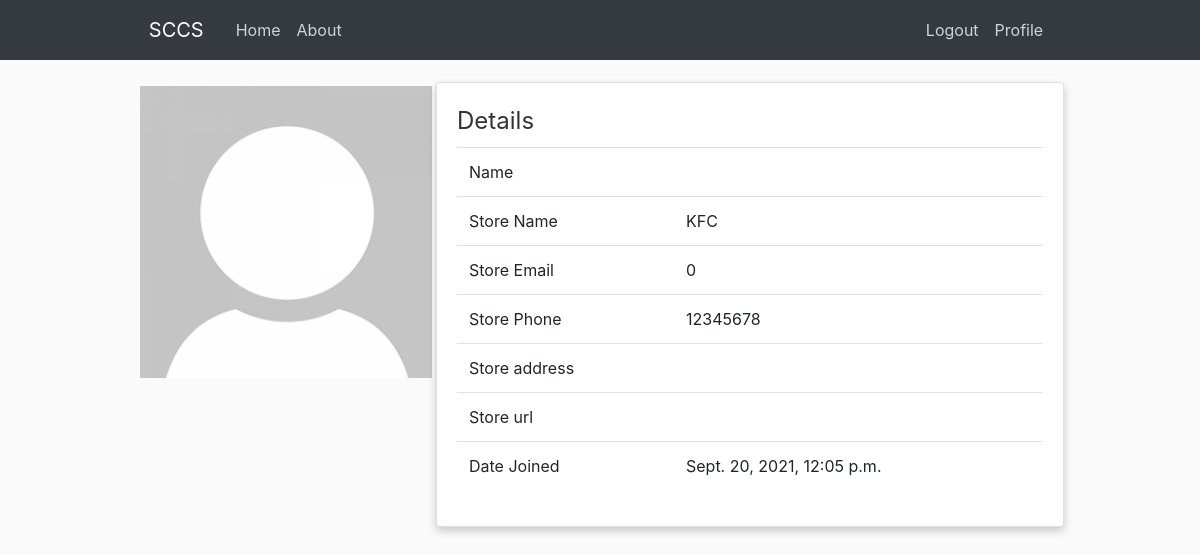
The app's page /uiweb/profile/ (signed in), older data.
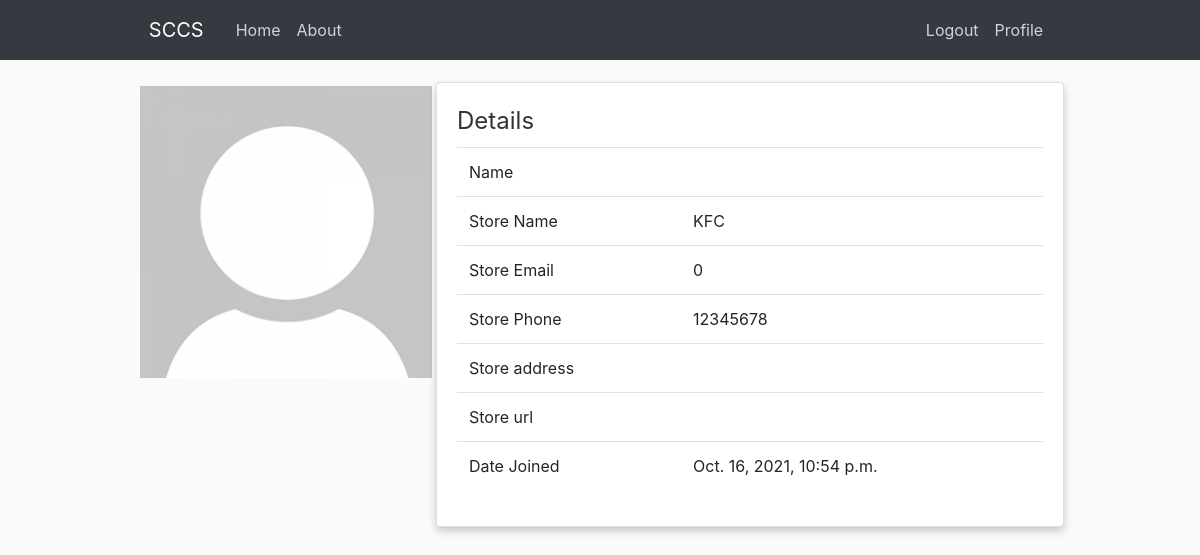
The same page, newer data.
### apidatabase/models.py (models this page shows, shortened)
class Store(models.Model):
    store_id  =  models.AutoField(primary_key=True)
    store_name = models.TextField(max_length=50)
    store_phone =  models.TextField(max_length=12, unique= True,default='0')
    password = models.CharField(max_length=30)
    store_capacity = models.PositiveIntegerField(default = 0)
    store_current_count = models.PositiveIntegerField(default = 0)
    store_url = models.URLField(max_length = 200)
    store_average_waiting_time_for_person = models.IntegerField(default=0)
    store_current_count = models.PositiveIntegerField(default = 0)
    slug = models.SlugField(unique=True)
    owner_first_name = models.CharField(max_length=30)
    owner_last_name = models.CharField(max_length=30)
    email = models.EmailField(max_length=100,default='0')
    store_address = models.CharField(max_length=100)
    registration_date = models.DateTimeField(auto_now_add=True)
    thermal_task_queue = models.IntegerField(default=0)
    thermal_state = models.IntegerField(default=0) # 0: wait, 1:pass, -1:fail
    vaccination_card = models.TextField() # store the card image in the form of json text
    class Meta:
        verbose_name_plural = 'stores'

### uiweb/views.py (the view)
# urls.py: path('profile/', views.profile, name = 'Profile'),
def profile(request):
    if 'user_id' in request.session:
        user_name = get_user(request)
        firstname = user_name.owner_first_name + "'s profile"
        name = user_name.owner_first_name + " " + user_name.owner_last_name
        store_name = user_name.store_name
        email = user_name.email
        phone = user_name.store_phone
        address = user_name.store_address
        url = user_name.store_url
        date_joined = user_name.registration_date
        context = {'name':name, 'store_name':store_name,'email':email,'phone':phone,'address':address,'url' : url, 'date_joined':date_joined}
    return render(request, 'uiweb/profile.html', {'context':context})

### uiweb/views.py (called while the page is built)
def get_user(request):
    user = Store.objects.get(store_id=request.session['user_id'])
    return user

### uiweb/templates/uiweb/profile.html (shortened to what this page needs)
{% load static%}
<!doctype html>
<html lang="en">
<head>
    <link rel="stylesheet" href="https://stackpath.bootstrapcdn.com/bootstrap/4.3.1/css/bootstrap.min.css"
>
    <link rel="stylesheet" type="text/css" href="{% static 'uiweb/main.css' %}">
</head>
<body>
    <header class="site-header">
        <nav class="navbar fixed-top navbar-expand-md navbar-dark bg-dark">
            <div class="container">
                <a class="navbar-brand mr-4" href="{% url 'Home_Page' %}">SCCS</a>
                <div class="collapse navbar-collapse" id="navbarToggle">
                    <div class="navbar-nav mr-auto">
                        <a class="nav-item nav-link" href="{% url 'Home_Page' %}">Home</a>
                        <a class="nav-item nav-link" href="{% url 'About_Page' %}">About</a>
                    </div>
                    <div class="navbar-nav">
                        <a class="nav-item nav-link" href="{% url 'Logout' %}">Logout</a>
                        <a class="nav-item nav-link" href="{% url 'Profile' %}">Profile</a>
                    </div>
                </div>
            </div>
        </nav>
    </header>
    <div class="container">
        <img class="d-block" style="width: 300px; height: 300px ; padding : 4px " src="{% static 'uiweb/dummyprofilepic.png' %}" alt="Profile picture">
        <div class="card card-body">
            <legend>Details</legend>
            <table class="table table-hover">
                <tr>
                    <td>Name</td>
                    <td>{{context.name}}</td>
                </tr>
                <tr>
                    <td>Store Name</td>
                    <td>{{context.store_name}}</td>
                </tr>
                <tr>
                    <td>Store Email</td>
                    <td>{{context.email}}</td>
                </tr>
                <tr>
                    <td>Store Phone</td>
                    <td>{{context.phone}}</td>
                </tr>
                <tr>
                    <td>Store address</td>
                    <td>{{context.address}}</td>
                </tr>
                <tr>
                    <td>Store url</td>
                    <td>{{context.url}}</td>
                </tr>
                <tr>
                    <td>Date Joined</td>
                    <td>{{context.date_joined}}</td>
                </tr>
            </table>
        </div>
</body>
</html>

### uiweb/static/uiweb/main.css (style rules this page uses)
body { background: #fafafa; color: #333333; margin-top: 5rem; }
.site-header .navbar-nav .nav-link { color: #cbd5db; }

### uiweb/templates/uiweb/profile.html (style rules this page uses)
.card { box-shadow: 0 4px 8px 0 rgba(0, 0, 0, 0.2); transition: 0.3s; width: 40%; }
.container { padding: 2px 16px; display: flex; justify-content: center; width: 80%; }

Row changes from the older to the newer data that the page shows:
changed Store "KFC": date_joined "Sept. 20, 2021, 12:05 p.m." → "Oct. 16, 2021, 10:54 p.m."
